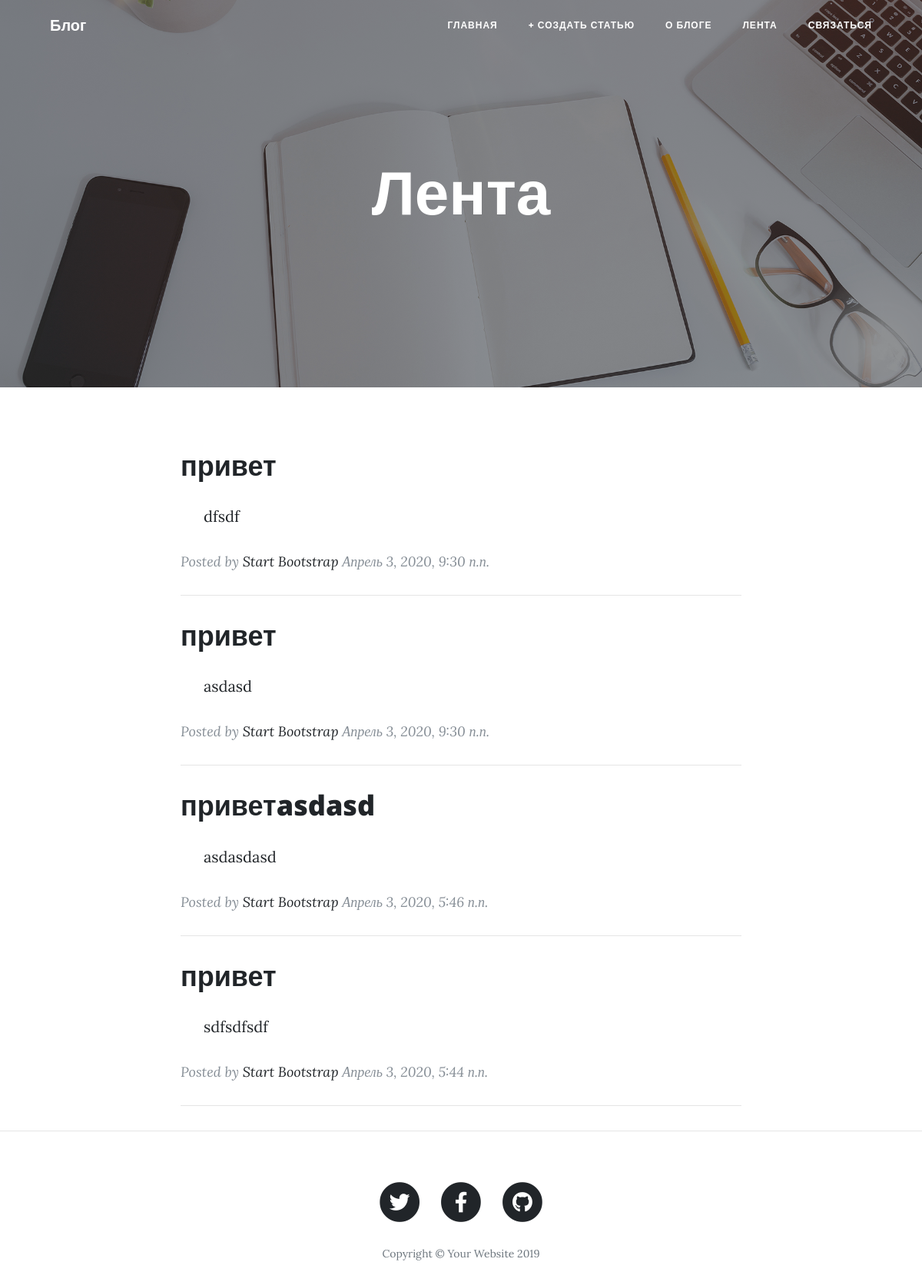
Before: /lenta/ with the older database file.
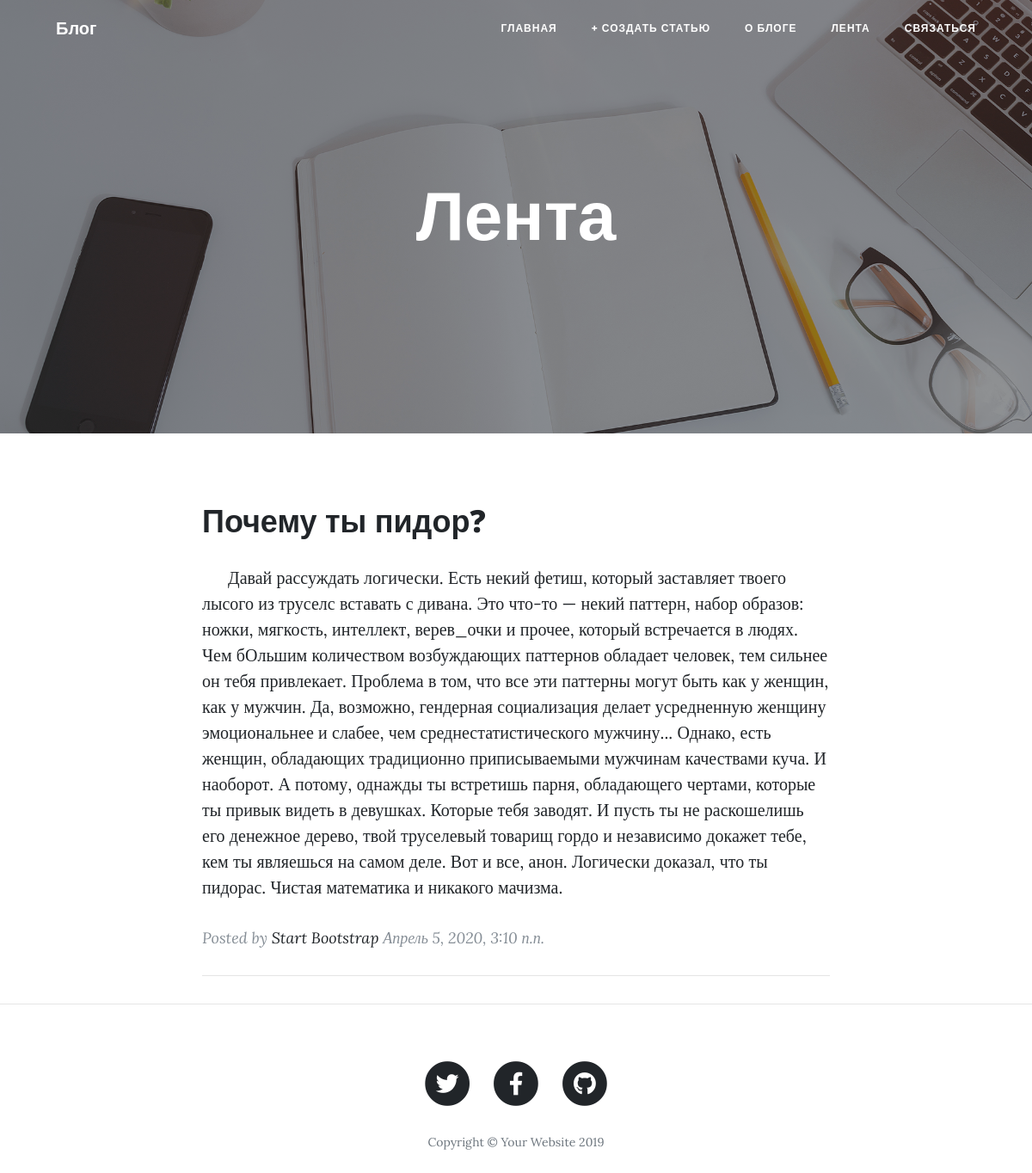
After: the same page with the newer database file.
### apps/blogapp/models.py (models this page shows, shortened)
class Article(models.Model):
    title = models.CharField(max_length=200, verbose_name="Заголовок")
    body = models.TextField(max_length=5000, verbose_name="Основной текст")
    date = models.DateTimeField(default=datetime.now, null=True, verbose_name="Дата создания")
    image = models.ImageField(blank=True, default='media/Map-Navigation.jpg', upload_to='media', verbose_name="картинка")
    slug = models.SlugField(unique=True, verbose_name="url")
    def get_absolute_url(self):
        return reverse('post', kwargs={'slug':self.slug})
    class Meta:
        verbose_name = "Статья"
        verbose_name_plural = "Статьи"
        ordering = ['-date']

### apps/blogapp/views.py (the view)
# urls.py: path('lenta/', views.lenta, name="lenta"),
def lenta(request):
    article = Article.objects.all()
    return render(request, 'lenta.html', context={'lenta':article})

### templates/lenta.html (shortened to what this page needs)
{% extends 'base.html' %}
{% load static %}
{% block image %}{% static 'img/home-bg.jpg' %}{% endblock %}
{% block pagetitle %}
  <h1>Лента</h1>
{% endblock %}
{% block content %}
  <div class="container">
    <div class="row">
      <div class="col-lg-8 col-md-10 mx-auto">
      {% for article in lenta %}
        <div class="post-preview">
          <a href="{{ article.get_absolute_url }}">
            <h2 class="post-title">
              {{ article.title }}
            </h2>
          </a>
          <p style="white-space:pre-line; text-indent: 1.5em;">{{ article.body|safe }}</p>
          <p class="post-meta">Posted by
            <a href="#">Start Bootstrap</a>
            {{ article.date }}</p>
        </div>
        <hr>
      {% endfor %}
      </div>
    </div>
  </div>
  <hr>
 {% endblock %}

Changed rows visible on the page:
removed Article: title "привет", body "dfsdf", date "Апрель 3, 2020, 9:30 п.п."
removed Article: title "привет", body "asdasd", date "Апрель 3, 2020, 9:30 п.п."
removed Article: title "приветasdasd", body "asdasdasd", date "Апрель 3, 2020, 5:46 п.п."
removed Article: title "привет", body "sdfsdfsdf", date "Апрель 3, 2020, 5:44 п.п."
added Article: title "Почему ты пидор?", body "Давай рассуждать логически. Есть некий фетиш, который заставляет твоего лысого из труселс вставать с дивана. Это что-то — некий паттерн, набор образов: ножки, мягкость, интеллект, верев_очки и прочее, который встречается в людях. Чем бОльшим количеством возбуждающих паттернов обладает человек, тем сильнее он тебя привлекает. Проблема в том, что все эти паттерны могут быть как у женщин, как у мужчин. Да, возможно, гендерная социализация делает усредненную женщину эмоциональнее и слабее, чем среднестатистического мужчину... Однако, есть женщин, обладающих традиционно приписываемыми мужчинам качествами куча. И наоборот. А потому, однажды ты встретишь парня, обладающего чертами, которые ты…", date "Апрель 5, 2020, 3:10 п.п."
